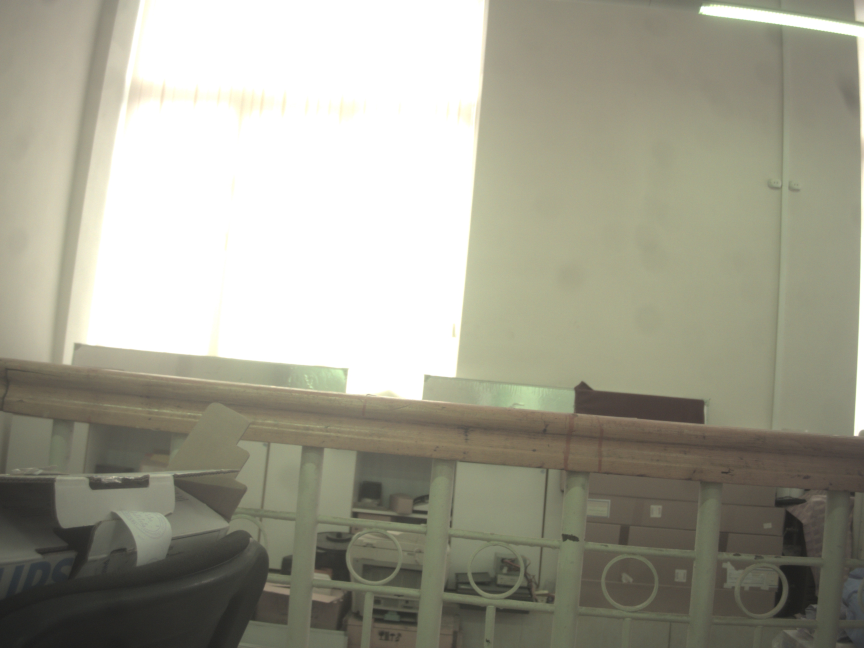
#> input picture Left.jpg, 2592 x 1944 px, given in place of Left.png, which was not available (shown at 1/3 size)
$ jupyter execute --allow-errors Untitled.ipynb
#> lines starting #> are read from the running program, lines starting #| are printed output that depends on the picture; pictures that were not available may be replaced by others from this repository, and a replacement may not be noted
[cell 1]
from ximea import xiapi
import cv2
import time

#create instance for first connected camera
#> (the rest of this cell did not finish here and is left out)

[cell 2]
import numpy as np
import cv2
from matplotlib import pyplot as plt

imgL = cv2.imread('Left.png',0)
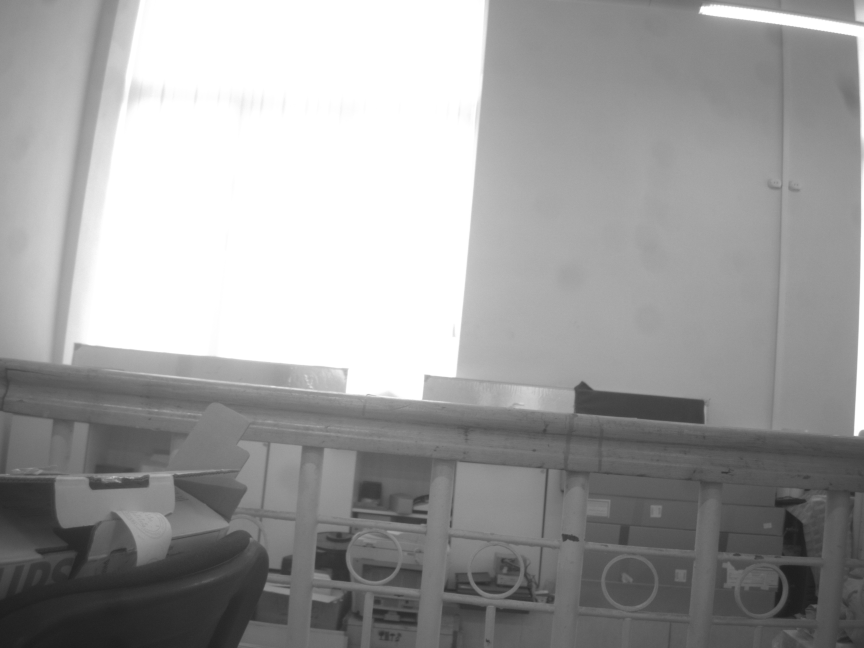
#> imgL: shape (1944, 2592) (shown at 1/3 size); min 26, max 255, mean 158.4
imgR = cv2.imread('Right.png',0)
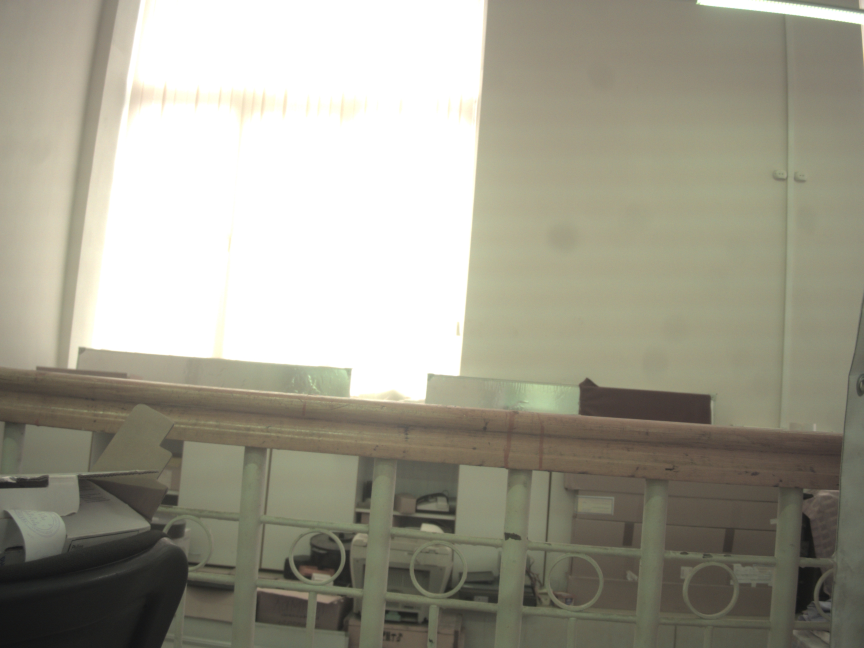
#> input picture Right.jpg, 2592 x 1944 px, given in place of Right.png, which was not available (shown at 1/3 size)
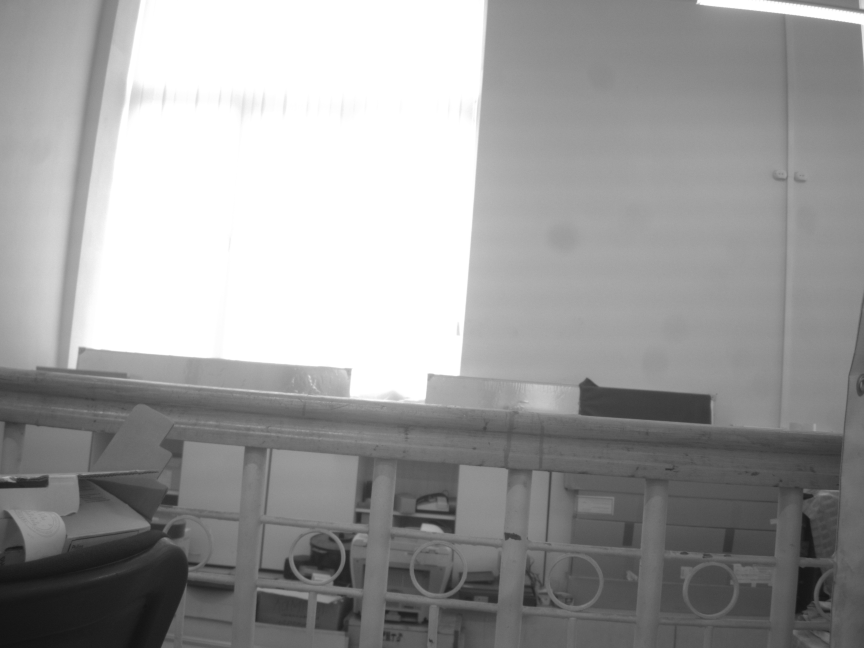
#> imgR: shape (1944, 2592) (shown at 1/3 size); min 16, max 255, mean 156.3

stereo = cv2.StereoBM_create(numDisparities=16, blockSize=15)
disparity = stereo.compute(imgL,imgR)
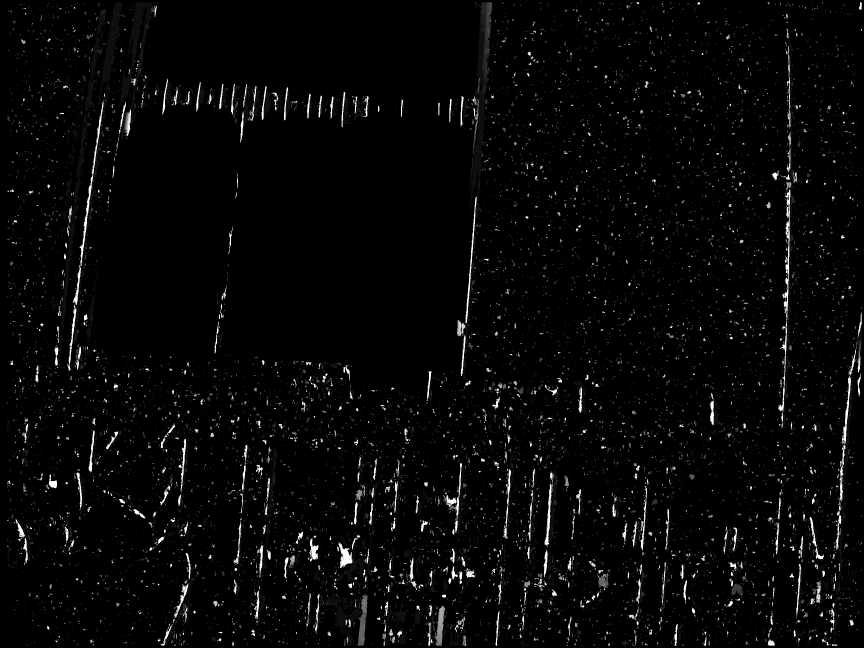
#> disparity: shape (1944, 2592) int16 (shown at 1/3 size); min -16, max 240, mean -8.6; drawn with min black and max white
plt.imshow(disparity,'gray')
plt.show()
